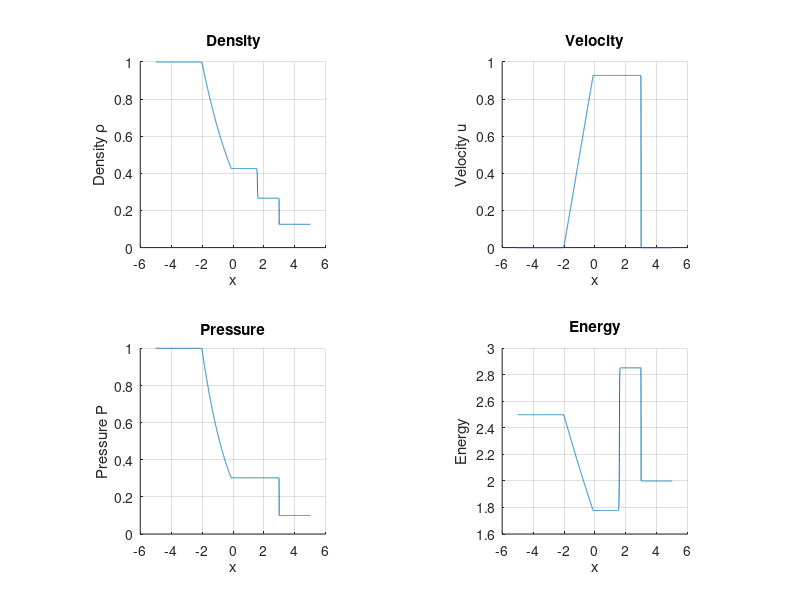

The MATLAB script that drew this image:
%%%%%%%%%%%%%%%%%%%%%%%%%%%%%%%%%%%%%%%%%%%%%%%%%%%%%%%%%%%%%%%%%%%%%%%
% GET THE DATA OF THE SOLUTIONS
%%%%%%%%%%%%%%%%%%%%%%%%%%%%%%%%%%%%%%%%%%%%%%%%%%%%%%%%%%%%%%%%%%%%%%%
fid=fopen('solution.dat','r');
format long e  
p1=fscanf(fid,'%le %le %le %le %le',[5 inf]);
x = p1(1,:); r = p1(2,:); u = p1(3,:); P = p1(4,:); s=p1(5,:);
%%%%%%%%%%%%%%%%%%%%%%%%%%%%%%%%%%%%%%%%%%%%%%%%%%%%%%%%%%%%%%%%%%%%%%%
%%%%%%%%%%%%%%%%%%%%%%%%%%%%%%%%%%%%%%%%%%%%%%%%%%%%%%%%%%%%%%%%%%%%%%%
figure(2)
%%%%%%%%%%%%%%%%%%%%%%%%%%%%%%%%%%%%%%%%%%%%%%%%%%%%%%%%%%%%%%%%%%%%%%%
subplot(2,2,1)
hold on; axis('square'); hold on; grid; title('Density');
xlabel('x'); ylabel('Density \rho'); plot(x,r);
%%%%%%%%%%%%%%%%%%%%%%%%%%%%%%%%%%%%%%%%%%%%%%%%%%%%%%%%%%%%%%%%%%%%%%%
subplot(2,2,2)
hold on; axis('square'); hold on; grid; title('Velocity')
xlabel('x'); ylabel('Velocity u'); plot(x,u);
%%%%%%%%%%%%%%%%%%%%%%%%%%%%%%%%%%%%%%%%%%%%%%%%%%%%%%%%%%%%%%%%%%%%%%%
subplot(2,2,3)
hold on; axis('square'); hold on; grid; title('Pressure')
xlabel('x'); ylabel('Pressure P'); plot(x,P);
%%%%%%%%%%%%%%%%%%%%%%%%%%%%%%%%%%%%%%%%%%%%%%%%%%%%%%%%%%%%%%%%%%%%%%%
subplot(2,2,4)
hold on; axis('square'); hold on; grid; title('Energy')
xlabel('x'); ylabel('Energy'); plot(x,s);
%%%%%%%%%%%%%%%%%%%%%%%%%%%%%%%%%%%%%%%%%%%%%%%%%%%%%%%%%%%%%%%%%%%%%%%